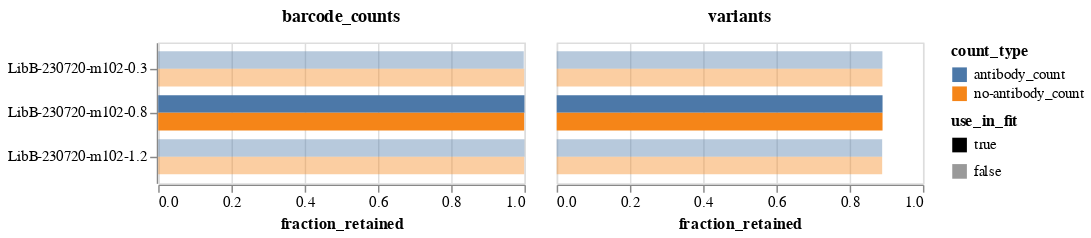

This figure's notebook cell:
### Markdown cell above
Plot the fraction of all barcode counts and the fraction of all variants that are retained.
We typically retain a higher fraction of barcode counts than variants, since the barcode counts are asymmetrically distributed toward some variants, which are more likely to be retained.

### Code cell
frac_retained = (
    prob_escape.melt(
        id_vars=["sample", "concentration", "use_in_fit", "retain", "barcode"],
        value_vars=["antibody_count", "no-antibody_count"],
        var_name="count_type",
        value_name="count",
    )
    .assign(retained_count=lambda x: x["count"] * x["retain"].astype(int))
    .groupby(["sample", "concentration", "use_in_fit", "count_type"], as_index=False)
    .aggregate(
        counts=pd.NamedAgg("count", "sum"),
        retained_counts=pd.NamedAgg("retained_count", "sum"),
        variants=pd.NamedAgg("barcode", "count"),
        retained_variants=pd.NamedAgg("retain", "sum"),
    )
    .assign(
        barcode_counts=lambda x: x["retained_counts"] / x["counts"],
        variants=lambda x: x["retained_variants"] / x["variants"],
    )
    .melt(
        id_vars=["sample", "concentration", "use_in_fit", "count_type"],
        value_vars=["variants", "barcode_counts"],
        var_name="frac_type",
        value_name="fraction_retained",
    )
)

frac_retained_chart = (
    alt.Chart(frac_retained)
    .encode(
        y=alt.Y("sample", title=None, sort=alt.SortField("concentration")),
        x=alt.X("fraction_retained", scale=alt.Scale(domain=[0, 1])),
        yOffset="count_type",
        color="count_type",
        opacity=alt.Opacity(
            "use_in_fit",
            scale=alt.Scale(domain=[True, False], range=[1, 0.4]),
        ),
        column=alt.Column(
            "frac_type",
            title=None,
            header=alt.Header(labelFontWeight="bold", labelFontSize=12),
        ),
        tooltip=[
            alt.Tooltip(c, format=".3f") if c == "fraction_retained" else c
            for c in frac_retained.columns
        ],
    )
    .mark_bar()
    .properties(height=alt.Step(12), width=250)
)

frac_retained_chart

### Figure 1 — Vega-Lite specification as saved in the notebook (floating-point values rounded to 4 significant figures)
{"config": {"view": {"continuousWidth": 300, "continuousHeight": 300}}, "data": {"name": "data-2eafbd99f63d9cb5e0b877fec4a35b16"}, "mark": {"type": "bar"}, "encoding": {"color": {"field": "count_type", "type": "nominal"}, "column": {"field": "frac_type", "header": {"labelFontSize": 12, "labelFontWeight": "bold"}, "title": null, "type": "nominal"}, "opacity": {"field": "use_in_fit", "scale": {"domain": [true, false], "range": [1, 0.4]}, "type": "nominal"}, "tooltip": [{"field": "sample", "type": "nominal"}, {"field": "concentration", "type": "quantitative"}, {"field": "use_in_fit", "type": "nominal"}, {"field": "count_type", "type": "nominal"}, {"field": "frac_type", "type": "nominal"}, {"field": "fraction_retained", "format": ".3f", "type": "quantitative"}], "x": {"field": "fraction_retained", "scale": {"domain": [0, 1]}, "type": "quantitative"}, "y": {"field": "sample", "sort": {"field": "concentration"}, "title": null, "type": "nominal"}, "yOffset": {"field": "count_type", "type": "nominal"}}, "height": {"step": 12}, "width": 250, "$schema": "https://vega.github.io/schema/vega-lite/v5.8.0.json", "datasets": {"data-2eafbd99f63d9cb5e0b877fec4a35b16": [{"sample": "LibB-230720-m102-0.3", "concentration": 0.3, "use_in_fit": false, "count_type": "antibody_count", "frac_type": "variants", "fraction_retained": 0.8894}, {"sample": "LibB-230720-m102-0.3", "concentration": 0.3, "use_in_fit": false, "count_type": "no-antibody_count", "frac_type": "variants", "fraction_retained": 0.8894}, {"sample": "LibB-230720-m102-0.8", "concentration": 0.8, "use_in_fit": true, "count_type": "antibody_count", "frac_type": "variants", "fraction_retained": 0.8897}, {"sample": "LibB-230720-m102-0.8", "concentration": 0.8, "use_in_fit": true, "count_type": "no-antibody_count", "frac_type": "variants", "fraction_retained": 0.8897}, {"sample": "LibB-230720-m102-1.2", "concentration": 1.2, "use_in_fit": false, "count_type": "antibody_count", "frac_type": "variants", "fraction_retained": 0.8887}, {"sample": "LibB-230720-m102-1.2", "concentration": 1.2, "use_in_fit": false, "count_type": "no-antibody_count", "frac_type": "variants", "fraction_retained": 0.8887}, {"sample": "LibB-230720-m102-0.3", "concentration": 0.3, "use_in_fit": false, "count_type": "antibody_count", "frac_type": "barcode_counts", "fraction_retained": 0.9981}, {"sample": "LibB-230720-m102-0.3", "concentration": 0.3, "use_in_fit": false, "count_type": "no-antibody_count", "frac_type": "barcode_counts", "fraction_retained": 0.9992}, {"sample": "LibB-230720-m102-0.8", "concentration": 0.8, "use_in_fit": true, "count_type": "antibody_count", "frac_type": "barcode_counts", "fraction_retained": 0.9999}, {"sample": "LibB-230720-m102-0.8", "concentration": 0.8, "use_in_fit": true, "count_type": "no-antibody_count", "frac_type": "barcode_counts", "fraction_retained": 0.9992}, {"sample": "LibB-230720-m102-1.2", "concentration": 1.2, "use_in_fit": false, "count_type": "antibody_count", "frac_type": "barcode_counts", "fraction_retained": 0.9999}, {"sample": "LibB-230720-m102-1.2", "concentration": 1.2, "use_in_fit": false, "count_type": "no-antibody_count", "frac_type": "barcode_counts", "fraction_retained": 0.9992}]}}
